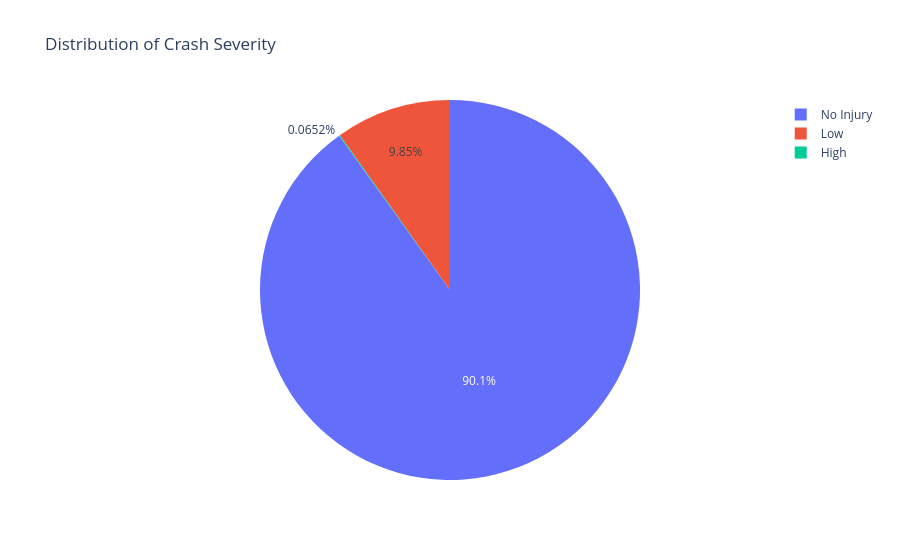

Source (notebook cell):
### Markdown cell above
### Research Question 6: What is the distribution of crash severity?

**Hypothesis:** Most crashes will be low severity (property damage only), with fewer moderate and high severity incidents.

### Code cell
# 4.1 Severity Distribution
print("Analyzing crash severity distribution...")

# Create severity categories based on severity_score
query_sev = """
    SELECT 
        CASE 
            WHEN severity_score = 0 THEN 'No Injury'
            WHEN severity_score > 0 AND severity_score <= 2 THEN 'Low'
            WHEN severity_score > 2 AND severity_score <= 5 THEN 'Moderate'
            ELSE 'High'
        END as severity_category,
        COUNT(*) as crashes 
    FROM crashes 
    WHERE severity_score IS NOT NULL
    GROUP BY 1
    ORDER BY 2 DESC
"""
df_sev = con.execute(query_sev).df()

fig_sev = px.pie(df_sev, values='crashes', names='severity_category', 
                 title='Distribution of Crash Severity')
fig_sev.show()

for idx, row in df_sev.iterrows():
    pct = 100 * row['crashes'] / df_sev['crashes'].sum()
    print(f"{row['severity_category']}: {row['crashes']:,.0f} crashes ({pct:.1f}%)")
    
print(f"\n**Interpretation:** The severity distribution confirms that most crashes result in minimal casualties, "
      f"but the presence of high-severity crashes underscores the need for continued safety improvements.")

### Figure 1 — Plotly figure (JSON) as saved in the notebook; plotly's stock layout.template omitted (floating-point values rounded to 4 significant figures)
{"data": [{"domain": {"x": [0, 1], "y": [0, 1]}, "hovertemplate": "severity_category=%{label}<br>crashes=%{value}<extra></extra>", "labels": ["No Injury", "Low", "High"], "legendgroup": "", "name": "", "showlegend": true, "type": "pie", "values": [4844462, 529450, 3506]}], "layout": {"legend": {"tracegroupgap": 0}, "title": {"text": "Distribution of Crash Severity"}}}
